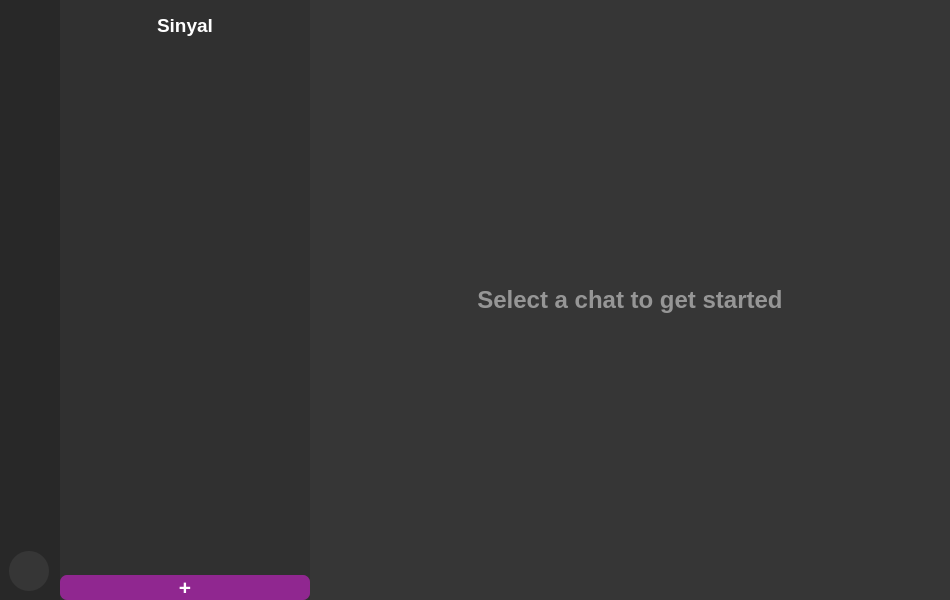
<?xml version="1.0" encoding="UTF-8"?>
<ui version="4.0">
 <class>MainChatWindow</class>
 <widget class="QDialog" name="MainChatWindow">
  <property name="geometry">
   <rect>
    <x>0</x>
    <y>0</y>
    <width>950</width>
    <height>600</height>
   </rect>
  </property>
  <property name="windowTitle">
   <string>Secure Chat</string>
  </property>
  <property name="styleSheet">
   <string notr="true">/* ---- Global Styles ---- */
QDialog#MainChatWindow {
    background-color: rgb(54, 54, 54);
}

/* ---- Icon Bar (Far Left) ---- */
QWidget#iconBar {
    background-color: rgb(40, 40, 40);
}

QPushButton#logoutButton {
    background-color: rgb(54, 54, 54);
    border: none;
    padding: 10px;
    border-radius: 20px; /* Creates a circle for a 40x40 button */
}

QPushButton#logoutButton:hover {
    background-color: rgb(220, 80, 80);
}

/* ---- List Panel (Friends List) ---- */
QWidget#listPanel {
    background-color: rgb(48, 48, 48);
}

QLabel#listPanelTitleLabel {
    color: white;
    font-size: 14pt;
    font-weight: bold;
    padding: 5px;
}

QListWidget#friendsListWidget {
    border: none;
    color: rgb(200, 200, 200);
    font-size: 11pt;
}

QListWidget::item {
    padding: 10px;
}

QListWidget::item:hover {
    background-color: rgb(60, 60, 60);
}

QListWidget::item:selected {
    background-color: rgb(144, 39, 144);
    color: white;
}

/* Style for the addFriendButton (the '+') */
QPushButton#addFriendButton {
    background-color: rgb(144, 39, 144); /* Reverted to original purple */
    color: white;
    font-weight: bold;
    font-size: 16pt; /* Adjusted font size for '+' */
    border: none;
    border-radius: 7px; /* Rounded rectangular shape */
    padding: 0px; /* Ensure no extra padding, rely on min/max size */
}

QPushButton#addFriendButton:hover {
    background-color: rgb(160, 50, 160); /* Slightly brighter purple on hover */
}

/* ---- Main Chat Area (Right) ---- */
QLabel#chattingWithLabel {
    color: white;
    font-size: 12pt;
    font-weight: bold;
    padding: 5px;
}

QTextEdit#chatDisplay {
    background-color: rgb(48, 48, 48);
    border: 1px solid rgb(40, 40, 40);
    border-radius: 8px;
    color: rgb(220, 220, 220);
    font-size: 11pt;
    padding: 5px;
}

QLineEdit#messageLineEdit {
    background-color: rgb(48, 48, 48);
    border: 1px solid rgb(40, 40, 40);
    border-radius: 7px;
    padding: 10px;
    color: rgb(220, 220, 220);
    font-size: 11pt;
}

QPushButton#sendButton {
    background-color: rgb(144, 39, 144);
    color: white;
    font-weight: bold;
    border: none;
    border-radius: 7px;
    padding: 10px 16px;
}

QPushButton#sendButton:hover {
    background-color: rgb(160, 50, 160);
}

QPushButton#sendButton:disabled {
    background-color: rgb(70, 70, 70);
    color: rgb(120, 120, 120);
}

/* ---- Welcome Page Style ---- */
QLabel#welcomeMessageLabel {
    font-size: 18pt;
    font-weight: bold;
    color: rgb(150, 150, 150);
}

/* ---- Add Friend Page Styles ---- */
QLabel#addFriendTitleLabel {
    color: white;
    font-size: 18pt;
    font-weight: bold;
}

QLineEdit#newFriendUsernameLineEdit {
    background-color: rgb(48, 48, 48);
    border: 1px solid rgb(40, 40, 40);
    border-radius: 7px;
    padding: 10px;
    color: rgb(220, 220, 220);
    font-size: 11pt;
}

QPushButton#sendFriendRequestButton {
    background-color: rgb(144, 39, 144);
    color: white;
    font-weight: bold;
    border: none;
    border-radius: 7px;
    padding: 10px 16px;
}

QPushButton#sendFriendRequestButton:hover {
    background-color: rgb(160, 50, 160);
}

QLabel#addFriendStatusLabel {
    color: rgb(220, 220, 220); /* Default color for status messages */
}

</string>
  </property>
  <layout class="QHBoxLayout" name="horizontalLayout" stretch="0,0,1">
   <property name="spacing">
    <number>0</number>
   </property>
   <property name="leftMargin">
    <number>0</number>
   </property>
   <property name="topMargin">
    <number>0</number>
   </property>
   <property name="rightMargin">
    <number>0</number>
   </property>
   <property name="bottomMargin">
    <number>0</number>
   </property>
   <item>
    <widget class="QWidget" name="iconBar" native="true">
     <property name="minimumSize">
      <size>
       <width>60</width>
       <height>0</height>
      </size>
     </property>
     <property name="maximumSize">
      <size>
       <width>60</width>
       <height>16777215</height>
      </size>
     </property>
     <layout class="QVBoxLayout" name="verticalLayout_3">
      <item>
       <spacer name="verticalSpacer">
        <property name="orientation">
         <enum>Qt::Vertical</enum>
        </property>
        <property name="sizeHint" stdset="0">
         <size>
          <width>20</width>
          <height>421</height>
         </size>
        </property>
       </spacer>
      </item>
      <item>
       <widget class="QPushButton" name="logoutButton">
        <property name="minimumSize">
         <size>
          <width>40</width>
          <height>40</height>
         </size>
        </property>
        <property name="maximumSize">
         <size>
          <width>40</width>
          <height>40</height>
         </size>
        </property>
        <property name="toolTip">
         <string>Logout</string>
        </property>
        <property name="text">
         <string/>
        </property>
        <property name="icon">
         <iconset>
          <normaloff>logout.png</normaloff>logout.png</iconset>
        </property>
       </widget>
      </item>
     </layout>
    </widget>
   </item>
   <item>
    <widget class="QWidget" name="listPanel" native="true">
     <property name="minimumSize">
      <size>
       <width>250</width>
       <height>0</height>
      </size>
     </property>
     <property name="maximumSize">
      <size>
       <width>250</width>
       <height>16777215</height>
      </size>
     </property>
     <layout class="QVBoxLayout" name="verticalLayout" stretch="0,1,0">
      <property name="spacing">
       <number>6</number>
      </property>
      <property name="leftMargin">
       <number>0</number>
      </property>
      <property name="topMargin">
       <number>9</number>
      </property>
      <property name="rightMargin">
       <number>0</number>
      </property>
      <property name="bottomMargin">
       <number>0</number>
      </property>
      <item>
       <widget class="QLabel" name="listPanelTitleLabel">
        <property name="text">
         <string>Sinyal</string>
        </property>
        <property name="alignment">
         <set>Qt::AlignCenter</set>
        </property>
       </widget>
      </item>
      <item>
       <widget class="QListWidget" name="friendsListWidget">
        <property name="styleSheet">
         <string notr="true">background-color:rgb(48, 48, 48);</string>
        </property>
       </widget>
      </item>
      <item>
       <widget class="QPushButton" name="addFriendButton">
        <property name="enabled">
         <bool>true</bool>
        </property>
        <property name="toolTip">
         <string>Follow a New User</string>
        </property>
        <property name="text">
         <string>+</string>
        </property>
       </widget>
      </item>
     </layout>
    </widget>
   </item>
   <item>
    <widget class="QStackedWidget" name="contentStackedWidget">
     <property name="currentIndex">
      <number>0</number>
     </property>
     <widget class="QWidget" name="welcomePage">
      <layout class="QVBoxLayout" name="verticalLayout_7">
       <item>
        <widget class="QLabel" name="welcomeMessageLabel">
         <property name="text">
          <string>Select a chat to get started</string>
         </property>
         <property name="alignment">
          <set>Qt::AlignCenter</set>
         </property>
        </widget>
       </item>
      </layout>
     </widget>
     <widget class="QWidget" name="chatPage">
      <layout class="QVBoxLayout" name="verticalLayout_2" stretch="0,1,0">
       <item>
        <widget class="QLabel" name="chattingWithLabel">
         <property name="text">
          <string>Select a chat to begin</string>
         </property>
        </widget>
       </item>
       <item>
        <widget class="QTextEdit" name="chatDisplay"/>
       </item>
       <item>
        <layout class="QHBoxLayout" name="horizontalLayout_2" stretch="1,0">
         <item>
          <widget class="QLineEdit" name="messageLineEdit">
           <property name="placeholderText">
            <string>Type a message...</string>
           </property>
          </widget>
         </item>
         <item>
          <widget class="QPushButton" name="sendButton">
           <property name="text">
            <string>Send</string>
           </property>
           <property name="default">
            <bool>true</bool>
           </property>
          </widget>
         </item>
        </layout>
       </item>
      </layout>
     </widget>
     <widget class="QWidget" name="addFriendPage">
      <layout class="QVBoxLayout" name="verticalLayout_addFriend">
       <property name="spacing">
        <number>15</number>
       </property>
       <property name="leftMargin">
        <number>50</number>
       </property>
       <property name="topMargin">
        <number>50</number>
       </property>
       <property name="rightMargin">
        <number>50</number>
       </property>
       <property name="bottomMargin">
        <number>50</number>
       </property>
       <item>
        <spacer name="verticalSpacer_addFriendTop">
         <property name="orientation">
          <enum>Qt::Vertical</enum>
         </property>
         <property name="sizeHint" stdset="0">
          <size>
           <width>20</width>
           <height>40</height>
          </size>
         </property>
        </spacer>
       </item>
       <item>
        <widget class="QLabel" name="addFriendTitleLabel">
         <property name="font">
          <font>
           <pointsize>18</pointsize>
           <weight>75</weight>
           <bold>true</bold>
          </font>
         </property>
         <property name="styleSheet">
          <string notr="true">color: white;</string>
         </property>
         <property name="text">
          <string>Add New Friend</string>
         </property>
         <property name="alignment">
          <set>Qt::AlignCenter</set>
         </property>
        </widget>
       </item>
       <item>
        <widget class="QLineEdit" name="newFriendUsernameLineEdit">
         <property name="minimumSize">
          <size>
           <width>0</width>
           <height>40</height>
          </size>
         </property>
         <property name="styleSheet">
          <string notr="true">background-color: rgb(48, 48, 48);
border: 1px solid rgb(40, 40, 40);
border-radius: 7px;
padding: 10px;
color: rgb(220, 220, 220);
font-size: 11pt;</string>
         </property>
         <property name="alignment">
          <set>Qt::AlignCenter</set>
         </property>
         <property name="placeholderText">
          <string>Enter username to add...</string>
         </property>
        </widget>
       </item>
       <item>
        <widget class="QPushButton" name="sendFriendRequestButton">
         <property name="minimumSize">
          <size>
           <width>0</width>
           <height>40</height>
          </size>
         </property>
         <property name="styleSheet">
          <string notr="true">background-color: rgb(144, 39, 144);
color: white;
font-weight: bold;
border: none;
border-radius: 7px;
padding: 10px 16px;</string>
         </property>
         <property name="text">
          <string>Send Friend Request</string>
         </property>
        </widget>
       </item>
       <item>
        <widget class="QLabel" name="addFriendStatusLabel">
         <property name="styleSheet">
          <string notr="true">color: rgb(220, 220, 220);</string>
         </property>
         <property name="text">
          <string/>
         </property>
         <property name="alignment">
          <set>Qt::AlignCenter</set>
         </property>
        </widget>
       </item>
       <item>
        <spacer name="verticalSpacer_addFriendBottom">
         <property name="orientation">
          <enum>Qt::Vertical</enum>
         </property>
         <property name="sizeHint" stdset="0">
          <size>
           <width>20</width>
           <height>40</height>
          </size>
         </property>
        </spacer>
       </item>
      </layout>
     </widget>
    </widget>
   </item>
  </layout>
 </widget>
 <resources/>
 <connections/>
</ui>
